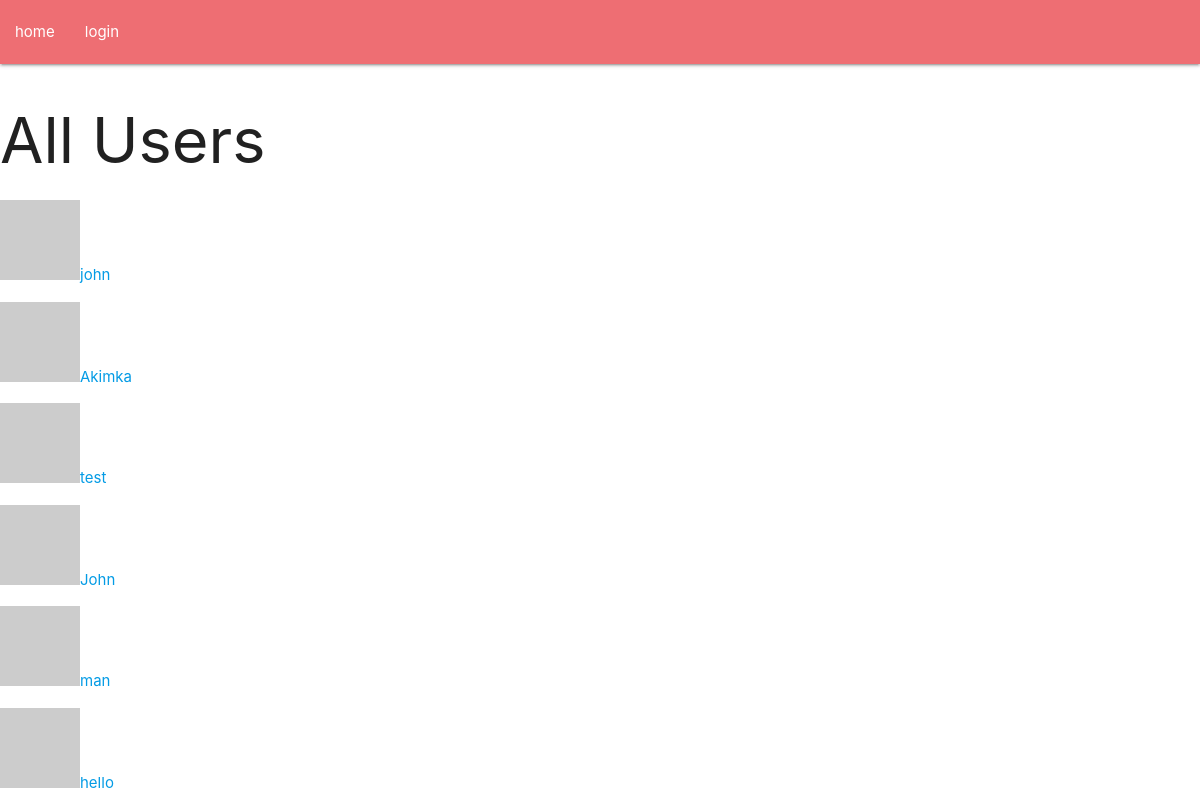
Page /users_list on the earlier database version.
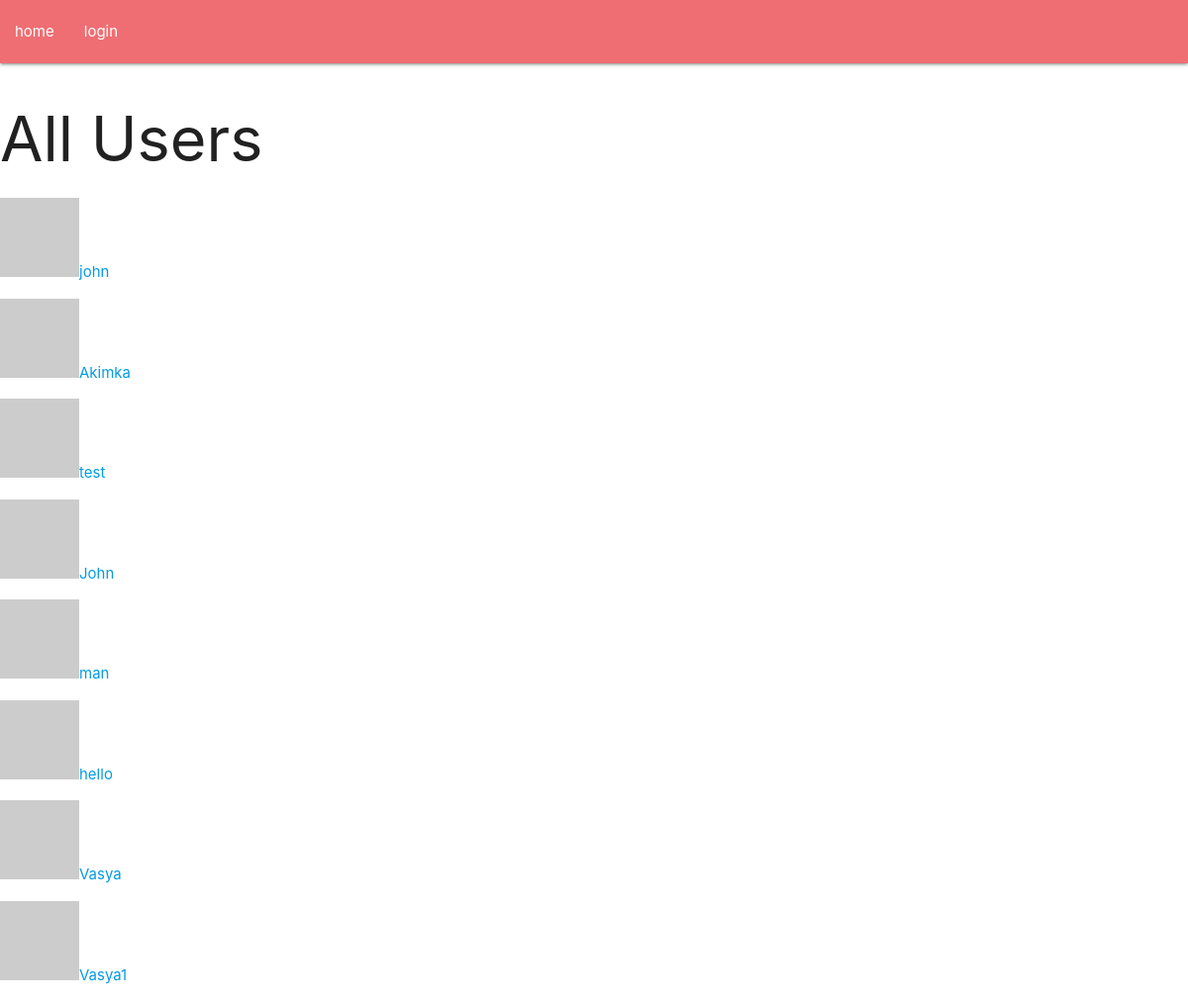
Same page on the later database version.
### app/models.py (models this page shows, shortened)
class User(db.Model, UserMixin):
    id = db.Column(db.Integer, primary_key=True)
    username = db.Column(db.String(64), unique = True) # индекс
    email = db.Column(db.String(120), unique = True)
    password_hash = db.Column(db.String(120))
    about_me = db.Column(db.String(140))
    last_seen = db.Column(db.DateTime, default=datetime.utcnow())
    posts = db.relationship('Post', backref='author', lazy='dynamic')
    def get_avatar(self, size):
        hashed_email = md5(self.email.lower().encode('utf-8')).hexdigest()
        return f'https://gravatar.com/avatar/{hashed_email}?d=identicon&s={size}'

### app/routes.py (the view)
@app.route('/users_list')
def users_list():
    users = User.query.all()
    return render_template('users.html', users = users)

### app/routes.py (called while the page is built)
@app.before_request
def before_request():
    if current_user.is_authenticated:
        current_user.last_seen = datetime.utcnow().replace(microsecond=0)
        db.session.commit()

### app/templates/users.html
{% extends 'base.html' %}
{% block content %}
<h1>All Users</h1>
{% for user in users %}
<p>
<a href="/user/{{ user.username }}"><img src="{{ user.get_avatar(32) }}" alt="">{{user.username}}</a>
</p>
{% endfor %}
{% endblock %}

### app/templates/base.html (shortened to what this page needs)
<head>
    <link rel="stylesheet" href="https://cdnjs.cloudflare.com/ajax/libs/materialize/1.0.0/css/materialize.min.css">
</head>
<body>
    <nav>
    <div class="nav-wrapper">
        <ul class="left hide-on-med-and-down">
            <li><a href="/index">home</a></li>
            {% if current_user.is_anonymous %}
            <li><a href="/login">login</a></li>
            {% else %}
            <li><a href="{{ url_for('logout') }}">Logout</a></li>
            <li><a href="/user/{{ current_user.username }}">My profile</a></li>
            <li><a href="{{ url_for('edit_profile') }}">Edit your profile</a></li>
            <li><a href="/add_post">Add your post</a></li>
            {% endif %}
        </ul>
        </div>
    </nav>
    {% block content %}{% endblock %}
</body>

Differences in the rows shown:
added User: username "Vasya"
added User: username "Vasya1"
